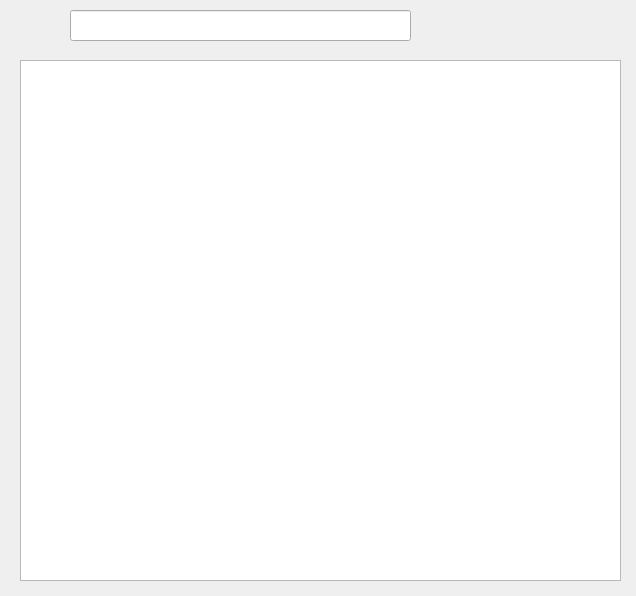
<?xml version="1.0" encoding="UTF-8"?>
<ui version="4.0">
 <class>Dialog</class>
 <widget class="QDialog" name="Dialog">
  <property name="geometry">
   <rect>
    <x>0</x>
    <y>0</y>
    <width>636</width>
    <height>596</height>
   </rect>
  </property>
  <property name="minimumSize">
   <size>
    <width>636</width>
    <height>596</height>
   </size>
  </property>
  <property name="maximumSize">
   <size>
    <width>636</width>
    <height>596</height>
   </size>
  </property>
  <property name="windowTitle">
   <string>Dialog</string>
  </property>
  <widget class="QLineEdit" name="searchbar">
   <property name="geometry">
    <rect>
     <x>70</x>
     <y>10</y>
     <width>341</width>
     <height>31</height>
    </rect>
   </property>
  </widget>
  <widget class="QLabel" name="label">
   <property name="geometry">
    <rect>
     <x>30</x>
     <y>10</y>
     <width>31</width>
     <height>31</height>
    </rect>
   </property>
   <property name="text">
    <string/>
   </property>
   <property name="pixmap">
    <pixmap>../../../Downloads/pngegg (1).png</pixmap>
   </property>
  </widget>
  <widget class="QTableView" name="tableView">
   <property name="geometry">
    <rect>
     <x>20</x>
     <y>60</y>
     <width>601</width>
     <height>521</height>
    </rect>
   </property>
  </widget>
 </widget>
 <resources/>
 <connections/>
</ui>
